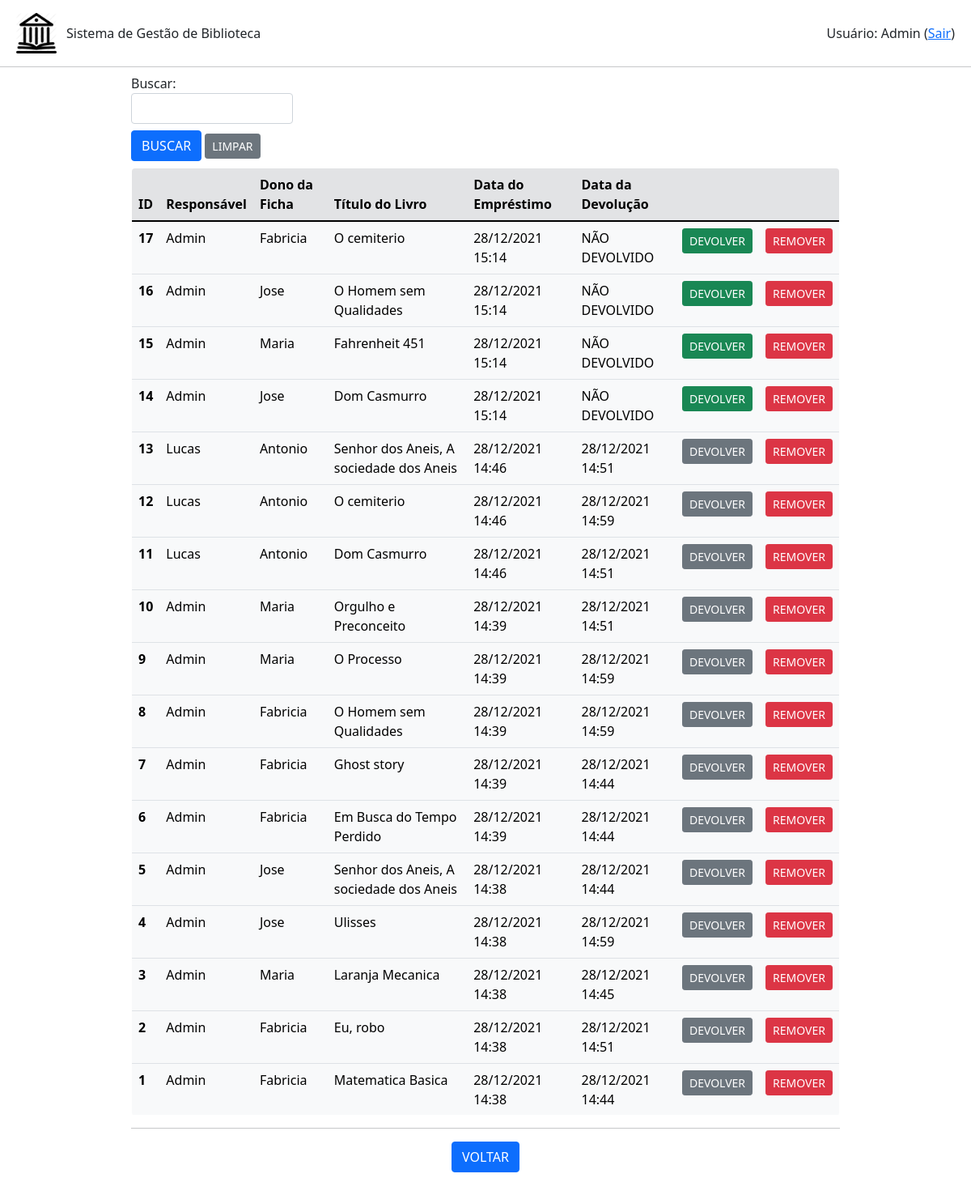
The app's page /emprestimo/listar (signed in) with its own data.
### emprestimo.py (models this page shows, shortened)
class Emprestimo(db.Model):
    id = db.Column(db.Integer, primary_key=True)
    id_usuario = db.Column(db.Integer,db.ForeignKey('usuario.id'))
    id_livro = db.Column(db.Integer,db.ForeignKey('livro.id'))
    id_ficha = db.Column(db.Integer,db.ForeignKey('ficha.id'))
    data_emprestimo = db.Column(db.DateTime, unique=False, nullable=False)
    data_devolucao = db.Column(db.DateTime, unique=False, nullable=True)

### usuario.py (models this page shows, shortened)
class Usuario(db.Model):
    id = db.Column(db.Integer, primary_key=True)
    nome = db.Column(db.String(200), unique=False, nullable=False)
    username = db.Column(db.String(80), unique=True, nullable=False)
    email = db.Column(db.String(120), unique=True, nullable=False)
    telefone = db.Column(db.String(20),unique=False, nullable=False)
    senha = db.Column(db.String(80), unique=False, nullable=False)
    admin = db.Column(db.Boolean(), default=False)
    emprestimo = db.relationship('Emprestimo', backref='usuario', lazy=True)

### ficha.py (models this page shows, shortened)
class Ficha(db.Model):
    id = db.Column(db.Integer, primary_key=True)
    nome = db.Column(db.String(200), unique=False, nullable=False)
    cpf = db.Column(db.String(20), unique=True, nullable=False)
    email = db.Column(db.String(120), unique=True, nullable=False)
    ativo = db.Column(db.Boolean(), default=False)
    qtdLivros = db.Column(db.Integer, unique=False, nullable=False)
    totalLivros = db.Column(db.Integer, unique=False, nullable=False)
    emprestimo = db.relationship('Emprestimo', backref='ficha', lazy=True)

### livro.py (models this page shows, shortened)
class Livro(db.Model):
    id = db.Column(db.Integer, primary_key=True)
    titulo = db.Column(db.String(200), unique=False, nullable=False)
    autor = db.Column(db.String(80), unique=False, nullable=False)
    genero = db.Column(db.String(120), unique=False, nullable=False)
    disponivel = db.Column(db.Boolean, default=True)
    emprestimo = db.relationship('Emprestimo', backref='livro', lazy=True)

### app.py (the view, shortened to what this page needs)
@app.route('/emprestimo/listar', methods=['POST','GET'])
def listar_emprestimos():
    if session.get('autenticado',False)==False:
        flash(u'Login necessário!', category='warning')
        return(redirect(url_for('login')))
    form = BuscaForm()
    emprestimos = Emprestimo.query.order_by(Emprestimo.data_emprestimo.desc()).all()
    return(render_template('emprestimos.html', emprestimos=emprestimos, form=form, action=url_for('listar_emprestimos')))

### formBusca.py
class BuscaForm(FlaskForm):
    campo = StringField('Buscar: ', validators=[DataRequired()])
    enviar = SubmitField('BUSCAR')

### templates/emprestimos.html (shortened to what this page needs)
{% extends "base.html" %}
{% block conteudo %}
<div class="container-fluid mx-auto mb-1" style="width: 75%; max-height: 100vh;">
    {% from 'bootstrap/form.html' import render_field %}
    <form method="post">
        <div class="mt-2" style="width: 200px;">
            {{ render_field(form.campo) }}
        </div>
        <div class="mt-2 mb-2">
            {{ render_field(form.enviar, button_style="primary", button_size="sm") }}
            <a class="btn btn-secondary btn-sm" href="{{url_for('listar_emprestimos')}}" role="button">LIMPAR</a>
        </div>
    </form>
    <div style="max-height: 60vh; overflow-y: auto;">
        <table class=" table table-light border rounded-3" style="overflow: hidden;">
            <thead>
            <tr class="table-secondary">
                <th scope="col">ID</th>
                <th scope="col">Responsável</th>
                <th scope="col">Dono da Ficha</th>
                <th scope="col">Título do Livro</th>
                <th scope="col">Data do Empréstimo</th>
                <th scope="col">Data da Devolução</th>
                <th scope="col"></th>
                <th scope="col"></th>
            </tr>
            </thead>
            <tbod>
                {% for emprestimo in emprestimos %}
                    <tr>
                        <th scope="row">{{emprestimo.id}}</th>
                        {% if emprestimo.usuario is not none %}
                            <td>{{emprestimo.usuario.nome}}</td>
                        {% else %}
                            <td>Sem dados</td>
                        {% endif %}
                        {% if emprestimo.ficha is not none %}
                            <td>{{emprestimo.ficha.nome}}</td>
                        {% else %}
                            <td>Sem dados</td>
                        {% endif %}
                        {% if emprestimo.livro is not none %}
                            <td>{{emprestimo.livro.titulo}}</td>
                        {% else %}
                            <td>Sem dados</td>
                        {% endif %}
                        <td>{{emprestimo.data_emprestimo.strftime('%d/%m/%Y %H:%M')}}</td>
                        {% if emprestimo.data_devolucao is not none %}
                            <td>{{emprestimo.data_devolucao.strftime('%d/%m/%Y %H:%M')}}</td>
                            <td class="text-center">
                                <a class="btn btn-secondary btn-sm" href="{{url_for('devolver_emprestimo',id_emprestimo=emprestimo.id)}}" role="button">DEVOLVER</a>
                            </td>
                        {% else %}
                            <td>NÃO DEVOLVIDO</td>
                            <td class="text-center">
                                <a class="btn btn-success btn-sm" href="{{url_for('devolver_emprestimo',id_emprestimo=emprestimo.id)}}" role="button">DEVOLVER</a>
                            </td>
                        {% endif %}
                        <td class="text-center"><a class="btn btn-danger btn-sm" href="{{url_for('remover_emprestimo',id_emprestimo=emprestimo.id)}}" role="button">REMOVER</a></td>
                    </tr>
                {% endfor %}
        </table>
    </div>
    <hr>
    <div class="row text-center">
        <div class="col mr-1">
            <a class="btn btn-primary" href="{{url_for('root')}}" role="button">VOLTAR</a>
        </div>
    </div>
</div>
{% endblock %}

### records on screen
Emprestimo: id "17", usuario.nome "Admin", ficha.nome "Fabricia", livro.titulo "O cemiterio", data_emprestimo "28/12/2021 15:14"
Emprestimo: id "16", usuario.nome "Admin", ficha.nome "Jose", livro.titulo "O Homem sem Qualidades", data_emprestimo "28/12/2021 15:14"
Emprestimo: id "15", usuario.nome "Admin", ficha.nome "Maria", livro.titulo "Fahrenheit 451", data_emprestimo "28/12/2021 15:14"
Emprestimo: id "14", usuario.nome "Admin", ficha.nome "Jose", livro.titulo "Dom Casmurro", data_emprestimo "28/12/2021 15:14"
Emprestimo: id "13", usuario.nome "Lucas", ficha.nome "Antonio", livro.titulo "Senhor dos Aneis, A sociedade dos Aneis", data_emprestimo "28/12/2021 14:46", data_devolucao "28/12/2021 14:51"
Emprestimo: id "12", usuario.nome "Lucas", ficha.nome "Antonio", livro.titulo "O cemiterio", data_emprestimo "28/12/2021 14:46", data_devolucao "28/12/2021 14:59"
Emprestimo: id "11", usuario.nome "Lucas", ficha.nome "Antonio", livro.titulo "Dom Casmurro", data_emprestimo "28/12/2021 14:46", data_devolucao "28/12/2021 14:51"
Emprestimo: id "10", usuario.nome "Admin", ficha.nome "Maria", livro.titulo "Orgulho e Preconceito", data_emprestimo "28/12/2021 14:39", data_devolucao "28/12/2021 14:51"
Emprestimo: id "9", usuario.nome "Admin", ficha.nome "Maria", livro.titulo "O Processo", data_emprestimo "28/12/2021 14:39", data_devolucao "28/12/2021 14:59"
Emprestimo: id "8", usuario.nome "Admin", ficha.nome "Fabricia", livro.titulo "O Homem sem Qualidades", data_emprestimo "28/12/2021 14:39", data_devolucao "28/12/2021 14:59"
Emprestimo: id "7", usuario.nome "Admin", ficha.nome "Fabricia", livro.titulo "Ghost story", data_emprestimo "28/12/2021 14:39", data_devolucao "28/12/2021 14:44"
Emprestimo: id "6", usuario.nome "Admin", ficha.nome "Fabricia", livro.titulo "Em Busca do Tempo Perdido", data_emprestimo "28/12/2021 14:39", data_devolucao "28/12/2021 14:44"
Emprestimo: id "5", usuario.nome "Admin", ficha.nome "Jose", livro.titulo "Senhor dos Aneis, A sociedade dos Aneis", data_emprestimo "28/12/2021 14:38", data_devolucao "28/12/2021 14:44"
Emprestimo: id "4", usuario.nome "Admin", ficha.nome "Jose", livro.titulo "Ulisses", data_emprestimo "28/12/2021 14:38", data_devolucao "28/12/2021 14:59"
Emprestimo: id "3", usuario.nome "Admin", ficha.nome "Maria", livro.titulo "Laranja Mecanica", data_emprestimo "28/12/2021 14:38", data_devolucao "28/12/2021 14:45"
Emprestimo: id "2", usuario.nome "Admin", ficha.nome "Fabricia", livro.titulo "Eu, robo", data_emprestimo "28/12/2021 14:38", data_devolucao "28/12/2021 14:51"
Emprestimo: id "1", usuario.nome "Admin", ficha.nome "Fabricia", livro.titulo "Matematica Basica", data_emprestimo "28/12/2021 14:38", data_devolucao "28/12/2021 14:44"

### other values on screen
{{ session.get('nome') }} "Admin"
